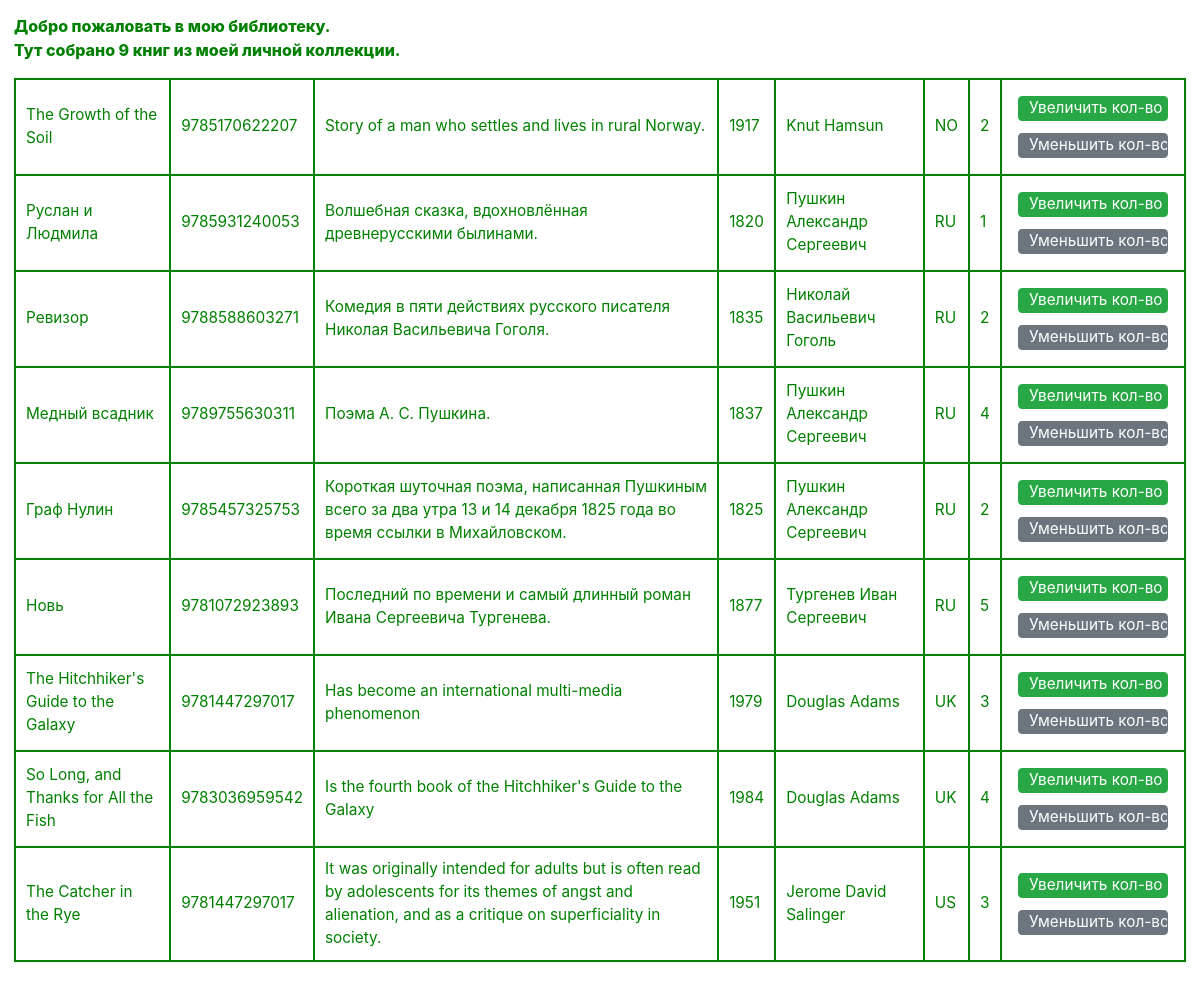
The app's page /index/ with its own data.
### p_library/models.py (models this page shows, shortened)
class Book(models.Model):
    ISBN = models.CharField(max_length=13)
    title = models.TextField(verbose_name="Название")
    description = models.TextField(verbose_name="Описание")
    year_release = models.SmallIntegerField(verbose_name="Год написания")
    author = models.ForeignKey(Author, on_delete=models.CASCADE, related_name="book_author")
    price = models.DecimalField(default=0, max_digits=10, decimal_places=2, verbose_name="Цена")
    copy_count = models.PositiveSmallIntegerField(default=1, verbose_name="Кол-во экземпляров")
    publisher = models.ForeignKey(Publisher, on_delete=models.CASCADE, null=True, related_name="book_publisher")
    class Meta:
        verbose_name = 'Книга'
        verbose_name_plural = 'Книги'

class Author(models.Model):
    full_name = models.TextField(verbose_name="Имя")
    birth_year = models.SmallIntegerField(verbose_name="Год рождения")
    country = models.CharField(max_length=2, verbose_name="Код страны")
    class Meta:
        verbose_name = 'Автор'
        verbose_name_plural = 'Авторы'

### p_library/views.py (the view)
# urls.py: path('index/', views.index),
def index(request):
    template = loader.get_template('index.html')
    books_count = Book.objects.all().count()
    books = Book.objects.all()
    out_data = {
        "title": "мою библиотеку",
        "books_count": books_count,
        "books": books,
    }
    return HttpResponse(template.render(out_data, request))

### p_library/templates/index.html (shortened to what this page needs)
<!DOCTYPE html>
<html lang="en">
<head>
    <link rel="stylesheet" href="https://cdn.jsdelivr.net/npm/bootstrap@4.5.3/dist/css/bootstrap.min.css">
    {% load static %}
    <link rel="stylesheet" href="{% static 'css/style.css' %}">
</head>
<body>
    <p class="welcome">
        Добро пожаловать в {{ title }}.<br>
        Тут собрано {{ books_count }} книг из моей личной коллекции.
    </p>
    <table border="1">
        {% for book in books %}
            <tr>
                <td>{{ book.title }}</td>
                <td>{{ book.ISBN }}</td>
                <td>{{ book.description }}</td>
                <td>{{ book.year_release }}</td>
                <td>{{ book.author.full_name }}</td>
                <td>{{ book.author.country }}</td>
                <td>{{ book.copy_count }}</td>
                <td>
                    <form action="/index/book_increment/" method="post" enctype="multipart/form-data">
                        <input type="submit" class="btn btn-success" value="Увеличить кол-во" />
                    </form>
                    <form action="/index/book_decrement/" method="post" enctype="multipart/form-data">
                        <input type="submit" class="btn btn-secondary" value="Уменьшить кол-во" />
                    </form>
                </td>
            </tr>
        {% endfor %}
    </table>
    <br>
</body>
</html>

### p_library/static/css/style.css (style rules this page uses)
body { color: green; font-size: 11.5pt; padding: 14px; }
table > tbody > tr > td { border: solid 2px green; padding: 10px; }
.btn { font-size: inherit; padding: 0 10px; margin: 6px; width: 150px; }
.welcome { font-size: 12pt; font-weight: 800; }

### records on screen
Book: title "The Growth of the Soil", ISBN "9785170622207", description "Story of a man who settles and lives in rural Norway.", year_release "1917", author.full_name "Knut Hamsun", author.country "NO", copy_count "2"
Book: title "Руслан и Людмила", ISBN "9785931240053", description "Волшебная сказка, вдохновлённая древнерусскими былинами.", year_release "1820", author.full_name "Пушкин Александр Сергеевич", author.country "RU", copy_count "1"
Book: title "Ревизор", ISBN "9788588603271", description "Комедия в пяти действиях русского писателя Николая Васильевича Гоголя.", year_release "1835", author.full_name "Николай Васильевич Гоголь", author.country "RU", copy_count "2"
Book: title "Медный всадник", ISBN "9789755630311", description "Поэма А. С. Пушкина.", year_release "1837", author.full_name "Пушкин Александр Сергеевич", author.country "RU", copy_count "4"
Book: title "Граф Нулин", ISBN "9785457325753", description "Короткая шуточная поэма, написанная Пушкиным всего за два утра 13 и 14 декабря 1825 года во время ссылки в Михайловском.", year_release "1825", author.full_name "Пушкин Александр Сергеевич", author.country "RU", copy_count "2"
Book: title "Новь", ISBN "9781072923893", description "Последний по времени и самый длинный роман Ивана Сергеевича Тургенева.", year_release "1877", author.full_name "Тургенев Иван Сергеевич", author.country "RU", copy_count "5"
Book: title "The Hitchhiker's Guide to the Galaxy", ISBN "9781447297017", description "Has become an international multi-media phenomenon", year_release "1979", author.full_name "Douglas Adams", author.country "UK", copy_count "3"
Book: title "So Long, and Thanks for All the Fish", ISBN "9783036959542", description "Is the fourth book of the Hitchhiker's Guide to the Galaxy", year_release "1984", author.full_name "Douglas Adams", author.country "UK", copy_count "4"
Book: title "The Catcher in the Rye", ISBN "9781447297017", description "It was originally intended for adults but is often read by adolescents for its themes of angst and alienation, and as a critique on superficiality in society.", year_release "1951", author.full_name "Jerome David Salinger", author.country "US", copy_count "3"

### other values on screen
{{ title }} "мою библиотеку"
{{ books_count }} "9"
